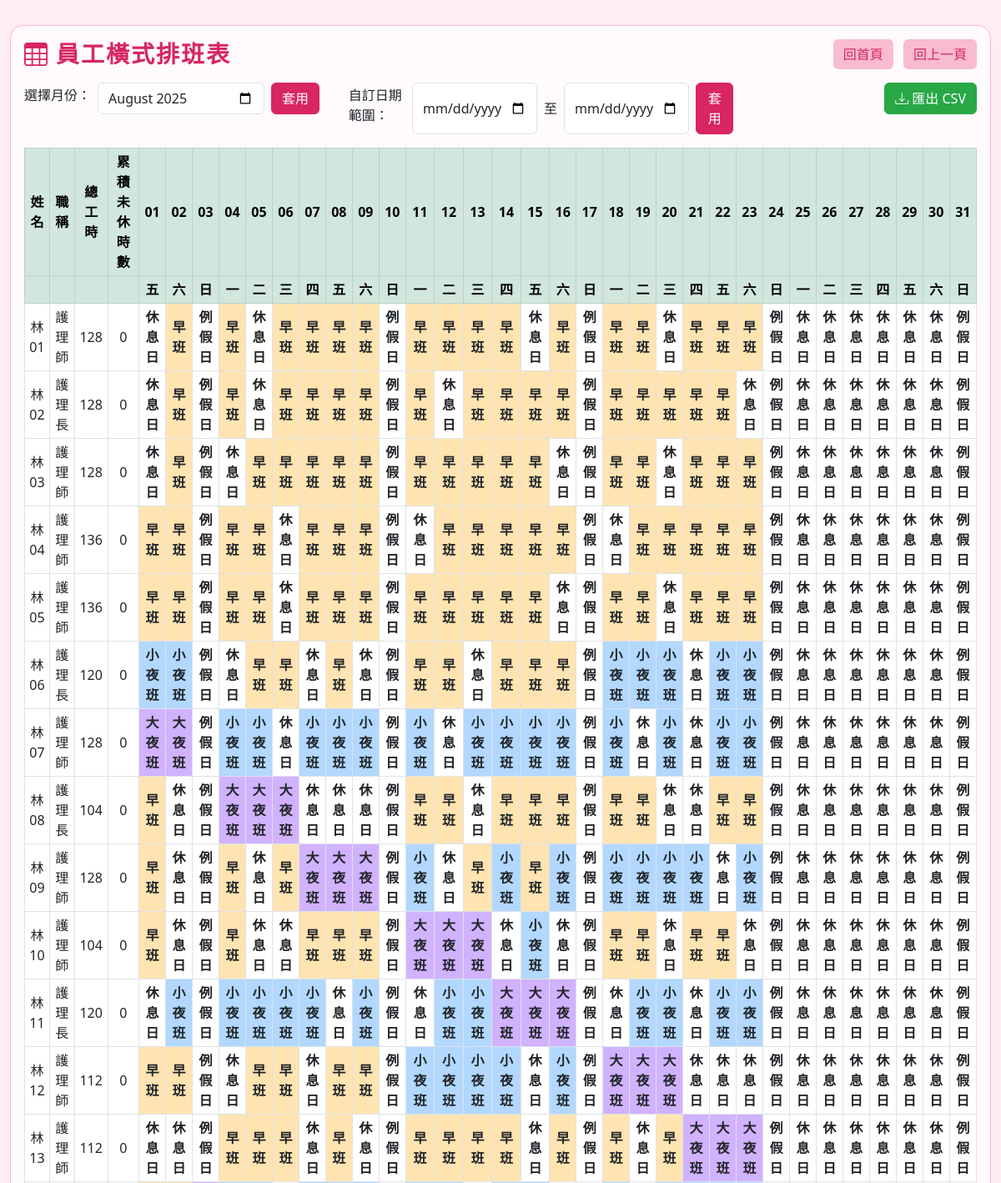
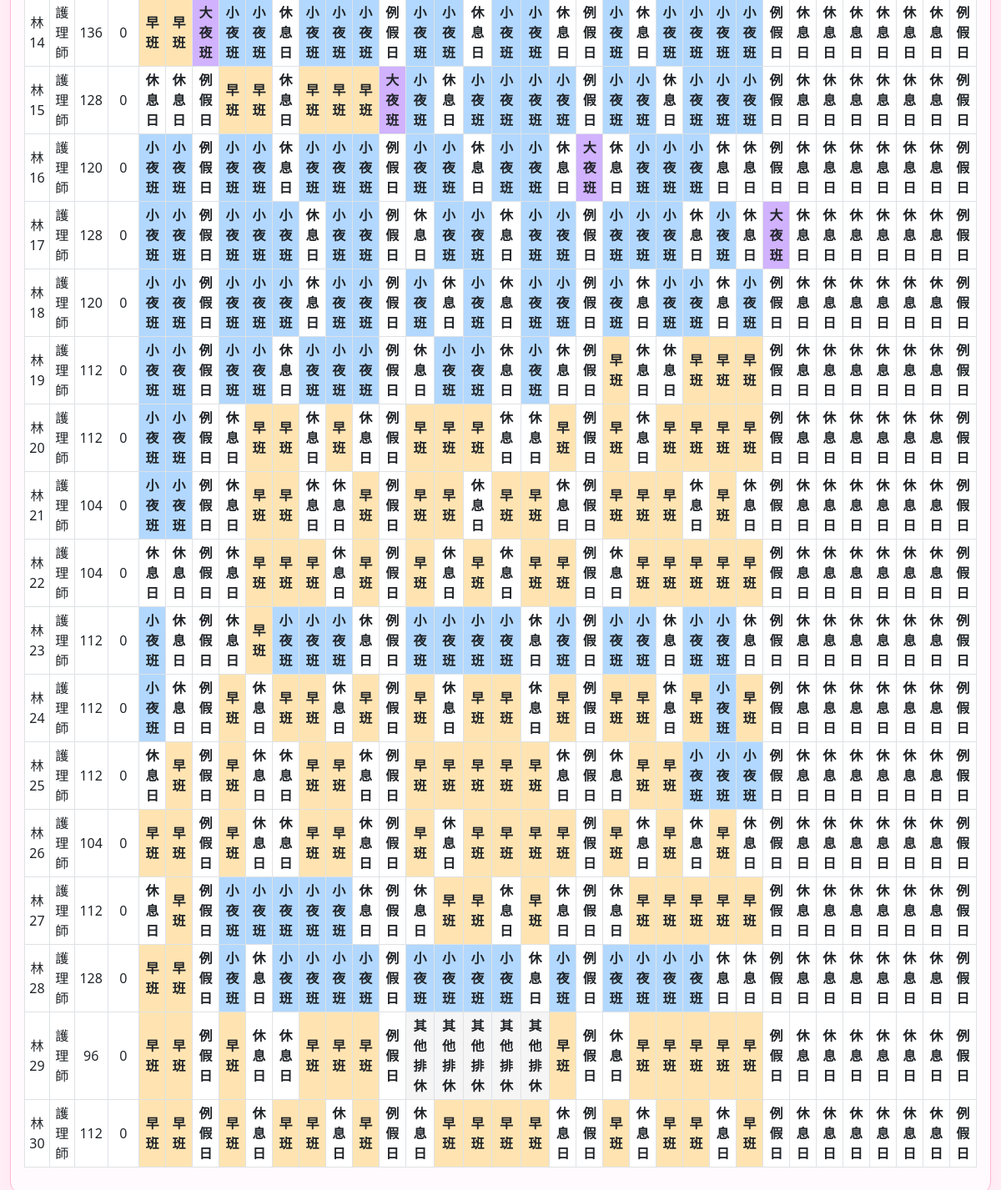
Screenshot of /staff_schedule_table (signed in) with the database file from the repository (2 pictures, top to bottom).
### tables this page shows
CREATE TABLE staff (staff_id TEXT PRIMARY KEY, name TEXT, title TEXT, ward TEXT);

CREATE TABLE shift (shift_id TEXT PRIMARY KEY, name TEXT, time TEXT, required_count INTEGER, ward TEXT);

### app.py (the view)
@app.route('/staff_schedule_table')
@login_required
def staff_schedule_table():
    today = datetime.today()
    month = request.args.get('month', today.strftime('%Y-%m'))
    start_date = request.args.get('start_date', '')
    end_date = request.args.get('end_date', '')
    if start_date and end_date:
        start_obj = datetime.strptime(start_date, '%Y-%m-%d')
        end_obj = datetime.strptime(end_date, '%Y-%m-%d')
        dates = []
        current_date = start_obj
        while current_date <= end_obj:
            dates.append(current_date.strftime('%Y-%m-%d'))
            current_date += timedelta(days=1)
        display_month = start_date[:7]  # 用起始日期的年月作為顯示
    else:
        year, mon = map(int, month.split('-'))
        days_in_month = monthrange(year, mon)[1]
        dates = [f"{year}-{mon:02d}-{day:02d}" for day in range(1, days_in_month+1)]
        display_month = month
    weekday_map = ['一', '二', '三', '四', '五', '六', '日']
    weekdays = [weekday_map[datetime.strptime(d, "%Y-%m-%d").weekday()] for d in dates]
    conn = get_db_connection()
    staff_list = conn.execute('SELECT staff_id, name, title FROM staff').fetchall()
    schedule = conn.execute('''
        SELECT schedule.date, schedule.staff_id, shift.name as shift_name
        FROM schedule
        JOIN shift ON schedule.shift_id = shift.shift_id
        WHERE schedule.date BETWEEN ? AND ?
    ''', (dates[0], dates[-1])).fetchall()
    leave_records = conn.execute('''
        SELECT staff_id, start_date, end_date, leave_type
        FROM leave_schedule
        WHERE approved = 1 AND
              ((start_date <= ? AND end_date >= ?) OR
               (start_date >= ? AND start_date <= ?) OR
               (end_date >= ? AND end_date <= ?))
    ''', (dates[-1], dates[0], dates[0], dates[-1], dates[0], dates[-1])).fetchall()
    conn.close()
    schedule_map = {}
    for row in schedule:
        schedule_map.setdefault(row['staff_id'], {})[row['date']] = row['shift_name']
    leave_map = {}
    for leave in leave_records:
        staff_id = leave['staff_id']
        start_date_obj = datetime.strptime(leave['start_date'], '%Y-%m-%d')
        end_date_obj = datetime.strptime(leave['end_date'], '%Y-%m-%d')
        current_date = start_date_obj
        while current_date <= end_date_obj:
            date_str = current_date.strftime('%Y-%m-%d')
            if date_str in dates:  # 只處理在查詢範圍內的日期
                if staff_id not in leave_map:
                    leave_map[staff_id] = {}
                leave_map[staff_id][date_str] = leave['leave_type']
            current_date += timedelta(days=1)
    table = []
    for staff in staff_list:
        row = {
            'name': staff['name'],
            'title': staff['title'],
            'total_hours': 0,
            'leave_hours': 0,
            'shifts': []
        }
        for d in dates:
            shift = schedule_map.get(staff['staff_id'], {}).get(d, '')
            leave_type = leave_map.get(staff['staff_id'], {}).get(d, '')
            date_obj = datetime.strptime(d, '%Y-%m-%d')
            is_sunday = date_obj.weekday() == 6
            if shift:
                row['shifts'].append(shift)
                row['total_hours'] += 8
            elif leave_type:
                if is_sunday:
                    row['shifts'].append('')  # 空字串讓前端判斷為例假日
                else:
                    row['shifts'].append('其他排休')
            else:
                row['shifts'].append('')
        table.append(row)
    return render_template('staff_schedule_table.html',
                         dates=dates,
                         weekdays=weekdays,
                         table=table,
                         month=display_month,
                         start_date=start_date,
                         end_date=end_date)

### app.py (called while the page is built)
def get_db_connection():
    conn = sqlite3.connect(os.path.join('data', 'staff.db'))
    conn.row_factory = sqlite3.Row
    return conn

def login_required(f):
    @wraps(f)
    def decorated_function(*args, **kwargs):
        if 'user_id' not in session:
            return redirect(url_for('login'))
        return f(*args, **kwargs)
    return decorated_function

### templates/staff_schedule_table.html (shortened to what this page needs)
<!DOCTYPE html>
<html lang="zh-Hant">
<head>
    <link rel="stylesheet" href="https://cdn.jsdelivr.net/npm/bootstrap@5.3.0/dist/css/bootstrap.min.css">
    <link rel="stylesheet" href="https://cdn.jsdelivr.net/npm/bootstrap-icons@1.10.0/font/bootstrap-icons.css">
</head>
<body>
<div class="container-fluid">
    <div class="card main-card">
        <div class="card-body">
            <div class="d-flex justify-content-between align-items-center mb-3">
                <h3 class="main-title mb-0"><i class="bi bi-table me-2"></i>員工橫式排班表</h3>
                <div>
                    <a href="/" class="btn btn-secondary me-2">回首頁</a>
                    <a href="javascript:history.back()" class="btn btn-secondary">回上一頁</a>
                </div>
            </div>
            <div class="row mb-3">
                <div class="col-md-4">
                    <form method="get" action="/staff_schedule_table" class="d-flex gap-2">
                        <label for="monthPicker" class="form-label align-self-center">選擇月份：</label>
                        <input type="month" id="monthPicker" name="month" value="{{ month }}" class="form-control" style="max-width:200px;">
                        <button type="submit" class="btn btn-primary">套用</button>
                    </form>
                </div>
                <div class="col-md-5">
                    <form method="get" action="/staff_schedule_table" class="d-flex gap-2">
                        <label class="form-label align-self-center">自訂日期範圍：</label>
                        <input type="date" name="start_date" value="{{ start_date }}" class="form-control" style="max-width:150px;">
                        <span class="align-self-center">至</span>
                        <input type="date" name="end_date" value="{{ end_date }}" class="form-control" style="max-width:150px;">
                        <button type="submit" class="btn btn-primary">套用</button>
                    </form>
                </div>
                <div class="col-md-3 text-end">
                    <button type="button" class="btn btn-success" data-bs-toggle="modal" data-bs-target="#exportModal">
                        <i class="bi bi-download me-1"></i>匯出 CSV
                    </button>
                </div>
            </div>
            <table class="table table-bordered table-sm align-middle">
                <thead class="table-success">
                    <tr>
                        <th>姓名</th>
                        <th>職稱</th>
                        <th>總工時</th>
                        <th>累積未休時數</th>
                        {% for d in dates %}
                            <th>{{ d[8:] }}</th>
                        {% endfor %}
                    </tr>
                    <tr>
                        <th></th>
                        <th></th>
                        <th></th>
                        <th></th>
                        {% for wd in weekdays %}
                            <th>{{ wd }}</th>
                        {% endfor %}
                    </tr>
                </thead>
                <tbody>
                    {% for row in table %}
                    <tr>
                        <td>{{ row.name }}</td>
                        <td>{{ row.title }}</td>
                        <td>{{ row.total_hours }}</td>
                        <td>{{ row.leave_hours }}</td>
                        {% for shift in row.shifts %}
                            <td class="shift-cell
                                {% if shift == '早班' %} shift-morning
                                {% elif shift == '小夜班' %} shift-evening
                                {% elif shift == '大夜班' %} shift-night
                                {% elif shift == '其他排休' %} shift-leave
                                {% elif not shift and loop.index0 is not none and weekdays[loop.index0] == '日' %} shift-holiday
                                {% elif not shift and loop.index0 is not none and weekdays[loop.index0] == '六' %} shift-rest
                                {% elif not shift %} shift-rest
                                {% endif %}">
                                {% if shift == '其他排休' %}
                                    其他排休
                                {% elif shift %}
                                    {{ shift }}
                                {% elif weekdays[loop.index0] == '日' %}
                                    例假日
                                {% elif weekdays[loop.index0] == '六' %}
                                    休息日
                                {% else %}
                                    休息日
                                {% endif %}
                            </td>
                        {% endfor %}
                    </tr>
                    {% endfor %}
                </tbody>
            </table>
        </div>
    </div>
</div>
</body>
</html>

### templates/staff_schedule_table.html (style rules this page uses)
body { background: #fff0f6; }
.main-card { max-width: 98vw; margin: 30px auto; border-radius: 16px; box-shadow: 0 4px 24px rgba(255, 128, 192, 0.10); border: 1.5px solid #ffb6d5; background: #fffafd; }
.main-title { color: #d72660; font-weight: bold; letter-spacing: 2px; }
th, td { text-align: center; vertical-align: middle; }
.shift-cell { font-weight: bold; }
.shift-morning { background-color: #ffe4b2 !important; }
.shift-evening { background-color: #b2d8ff !important; }
.shift-night { background-color: #d1b2ff !important; }
.shift-leave { background-color: #f5f5f5 !important; color: #666666; font-weight: bold; }
.btn-secondary { background: #f8bbd0; color: #d72660; border: none; }
.btn-primary { background: #d72660; border-color: #d72660; }
.btn-success { background: #28a745; border-color: #28a745; }
.shift-holiday { background: #ffe0e0; color: #d72660; font-weight: bold; }
.shift-rest { background: #e0f7fa; color: #00796b; font-weight: bold; }

### rows the page displays
staff: name "林01", title "護理師", total_hours "128", leave_hours "0"
shift: name "早班"
staff: name "林02", title "護理長", total_hours "128", leave_hours "0"
staff: name "林03", title "護理師", total_hours "128", leave_hours "0"
staff: name "林04", title "護理師", total_hours "136", leave_hours "0"
staff: name "林05", title "護理師", total_hours "136", leave_hours "0"
staff: name "林06", title "護理長", total_hours "120", leave_hours "0"
shift: name "小夜班"
shift: name "早班"
staff: name "林07", title "護理師", total_hours "128", leave_hours "0"
shift: name "大夜班"
staff: name "林08", title "護理長", total_hours "104", leave_hours "0"
staff: name "林09", title "護理師", total_hours "128", leave_hours "0"
staff: name "林10", title "護理師", total_hours "104", leave_hours "0"
staff: name "林11", title "護理長", total_hours "120", leave_hours "0"
staff: name "林12", title "護理師", total_hours "112", leave_hours "0"
staff: name "林13", title "護理師", total_hours "112", leave_hours "0"
staff: name "林14", title "護理師", total_hours "136", leave_hours "0"
staff: name "林15", title "護理師", total_hours "128", leave_hours "0"
staff: name "林16", title "護理師", total_hours "120", leave_hours "0"
staff: name "林17", title "護理師", total_hours "128", leave_hours "0"
staff: name "林18", title "護理師", total_hours "120", leave_hours "0"
staff: name "林19", title "護理師", total_hours "112", leave_hours "0"
staff: name "林20", title "護理師", total_hours "112", leave_hours "0"
staff: name "林21", title "護理師", total_hours "104", leave_hours "0"
staff: name "林22", title "護理師", total_hours "104", leave_hours "0"
staff: name "林23", title "護理師", total_hours "112", leave_hours "0"
staff: name "林24", title "護理師", total_hours "112", leave_hours "0"
staff: name "林25", title "護理師", total_hours "112", leave_hours "0"
staff: name "林26", title "護理師", total_hours "104", leave_hours "0"
staff: name "林27", title "護理師", total_hours "112", leave_hours "0"
staff: name "林28", title "護理師", total_hours "128", leave_hours "0"
staff: name "林29", title "護理師", total_hours "96", leave_hours "0"
staff: name "林30", title "護理師", total_hours "112", leave_hours "0"

### other values shown
{{ d[8:] }} "01" "02" "03" "04" "05" "06" "07" "08" "09" "10" "11" "12" "13" "14" "15" "16" "17" "18" "19" "20" "21" "22" "23" "24" "25" "26" "27" "28" "29" "30" "31"
{{ wd }} "五" "六" "日" "一" "二" "三" "四" "五" "六" "日" "一" "二" "三" "四" "五" "六" "日" "一" "二" "三" "四" "五" "六" "日" "一" "二" "三" "四" "五" "六" "日"
